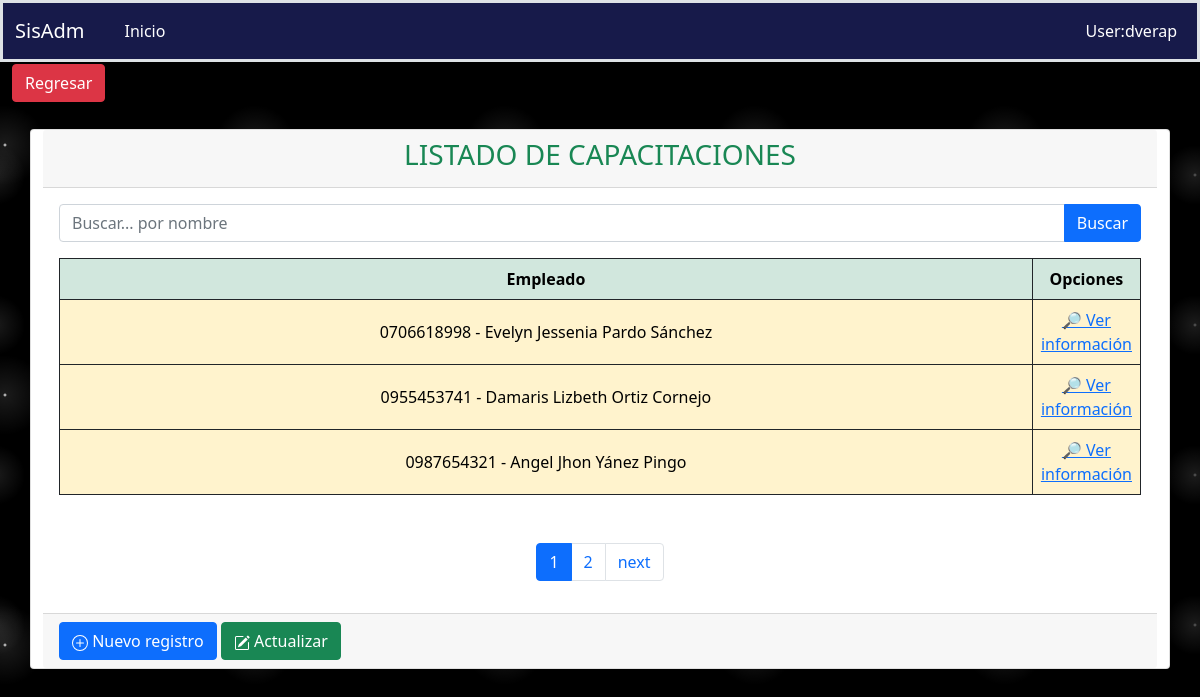
The page /fichaPersonal/capacitaciones on the database its author committed.
### aplicaciones/ficha_personal/models.py (models this page shows, shortened)
class Capacitaciones(models.Model):
    empleado = models.ForeignKey(Empleado, on_delete=models.PROTECT, blank=True, null=True)
    certificado = models.FileField(upload_to='fichaPersonal/capacitaciones', blank=True, null=True)
    fecha_Inicio = models.DateField(blank=True, null=True, auto_now=False)
    fecha_Fin = models.DateField(blank=True, null=True, auto_now=False)
    duracion = models.CharField(max_length=10, blank=True, null=True)
    class Meta:
        verbose_name = "Capacitacion"
        verbose_name_plural = "Capacitaciones"
        ordering = ('id',)

class Empleado(Base):
    nombres = models.CharField(max_length=200)
    cedula = models.CharField(max_length=10, unique=True)
    fecha_nacimiento = models.DateField(blank=True, null=True, auto_now=False)
    genero = models.CharField(max_length=1, choices=GENERO, default=GENERO[0][0], blank=True, null=True)
    pais = models.ForeignKey(Pais, on_delete=models.PROTECT, blank=True, null=True)
    provincia = models.ForeignKey(Provincia, on_delete=models.PROTECT, blank=True, null=True)
    ciudad = models.ForeignKey(Ciudad, on_delete=models.PROTECT, blank=True, null=True)
    estado_civil = models.CharField(max_length=1, choices=ESTADO_CIVIL, default=ESTADO_CIVIL[0][0], blank=True,null=True)
    email = models.CharField(max_length=100, unique=True)
    direccion = models.TextField(blank=True, null=True, verbose_name='Dirección')
    telefonos = models.CharField(max_length=10, blank=True, null=True)
    fecha_IESS = models.DateField(blank=True, null=True, auto_now=False)
    tipo_Contrato = models.CharField(max_length=2, choices=TIPO_CONTRATO, default=TIPO_CONTRATO[0][0], blank=True,null=True)
    fecha_Ingreso = models.DateField(blank=True, null=True, auto_now=False)
    foto = models.ImageField(upload_to='fichaPersonal/empleados', blank=True, null=True)
    cargo = models.ForeignKey(Cargo, on_delete=models.PROTECT,blank=True, null=True)
    departamento = models.ForeignKey(Departamento, on_delete=models.PROTECT,blank=True, null=True)
    estado = models.BooleanField(default=True)
    def __str__(self):
        return "{} - {}".format(self.cedula, self.nombres)
    class Meta:
        verbose_name = "Empleado"
        verbose_name_plural = "Empleados"
        ordering = ('id',)

### aplicaciones/ficha_personal/views/Capacitaciones/views.py (the view)
# urls.py: path('capacitaciones', CapacitacionesListView.as_view(), name='capacitaciones'),
class CapacitacionesListView(ListView):
    template_name = "Capacitaciones/listCapacitaciones.html"
    context_object_name = 'capacitacion'
    model = Capacitaciones
    paginate_by = 3
    def get_queryset(self):
        query = self.request.GET.get("query")
        print(query)
        if query:
            return self.model.objects.filter(empleado__nombres=query)
        else:
            return self.model.objects.all()
    def get_context_data(self, **kwargs):
        context = super().get_context_data(**kwargs)
        context['url_anterior'] = '/fichaPersonal/fichaPersonal'
        context['listar_url']= '/fichaPersonal/capacitaciones'
        context['crear_url'] = '/fichaPersonal/crearCapacitaciones/'
        context['titulo'] = 'LISTADO DE CAPACITACIONES'
        context['query'] = self.request.GET.get("query") or ""
        return context

### aplicaciones/ficha_personal/templates/Capacitaciones/listCapacitaciones.html (shortened to what this page needs)
{% extends 'consulta.html' %}
{% load static %}
{% block search %}
    <form action="{% url 'ficha_Personal:capacitaciones' %}" method="GET">
      <div class="input-group mb-3">
        <input type="text" name="query" value="{{ query }}" class="form-control" placeholder="Buscar... por nombre" id="idInputSearch" aria-describedby="basic-addon2"/>
        <button type="submit" class="btn btn-primary mr-1" id="idSearchSp">Buscar</button>
      </div>
    </form>
{% endblock %}
{% block columns %}
    <thead>
        <tr class="align-middle table-success text-center table-bordered border-dark">
            <th scope="col" style="width: 25px;">Empleado</th>
            <th scope="col" style="width: 10%;">Opciones</th>
        </tr>
    </thead>
{% endblock %}
{% block rows %}
    {% for cap in capacitacion %}
        <tbody>
            <tr class="align-middle table-warning text-center table-bordered border-dark">
                <td>{{ cap.empleado }}</td>
                <td class="acciones">
                    <a href="{% url 'ficha_Personal:registroCapacitaciones' cap.empleado_id %}">🔎️ Ver información</a>
                </td>
            </tr>
        </tbody>
    {% endfor %}
{% endblock %}

### static/css/estilos.css (style rules this page uses)
body { background-color:black; background-image: radial-gradient(white, rgba(255,255,255,.2) 2px, transparent 40px), radial-gradient(white, rgba(255,255,255,.15) 1px, transparent 30px), radial-gradient(white, rgba(255,255,255,.1) 2px, transparent 40px), radial-gradient(rgba(255,255,255,.4), rgba(255,255,255,.1) 2px, transparent 30px); background-size: 550px 550px, 350px 350px, 250px 250px, 150px 150px; background-position: 0 0, 40px 60px, 130px 270px, 70px 100px; color: #171a4a; }

### rows shown on the page
Capacitaciones: empleado "0706618998 - Evelyn Jessenia Pardo Sánchez"
Capacitaciones: empleado "0955453741 - Damaris Lizbeth Ortiz Cornejo"
Capacitaciones: empleado "0987654321 - Angel Jhon Yánez Pingo"

### other values the page prints
{{ titulo }} "LISTADO DE CAPACITACIONES"
{{ i }} "1"
{{ i }} "2"
